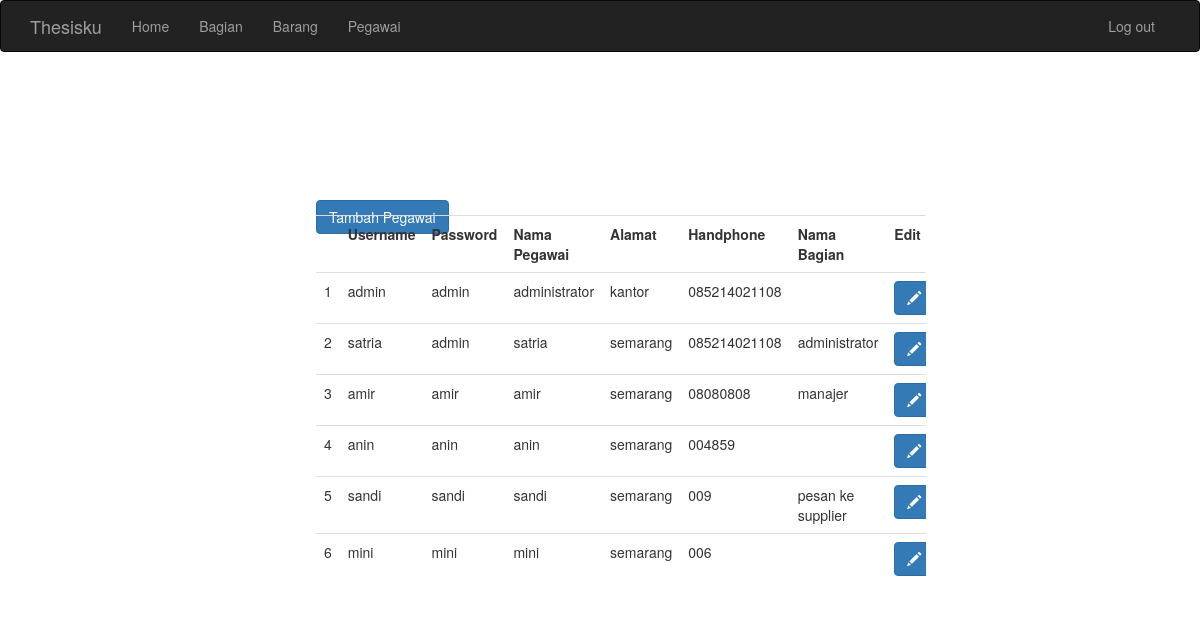
The page /index.php/admin/pegawai on the database its author committed.
### tables this page shows
CREATE TABLE `pegawai` (
  `id_pegawai` int(16) NOT NULL,
  `username` varchar(32) NOT NULL,
  `password` varchar(16) NOT NULL,
  `nama_pegawai` varchar(32) NOT NULL,
  `alamat_pegawai` varchar(64) NOT NULL,
  `hp_pegawai` varchar(16) NOT NULL,
  `id_bagian` int(8) NOT NULL
);

CREATE TABLE `bagian` (
  `id_bagian` int(8) NOT NULL,
  `nama_bagian` varchar(32) NOT NULL
);

### application/controllers/admin/Pegawai.php (called while the page is built, shortened)
<?php
class pegawai extends CI_Controller
{
    public function __construct()
    {
        $this->load->model('templates');
    }
    public function index()
    {
        $data['DaftarPegawai'] = $this->templates->join('pegawai', 'id_bagian', 'bagian', 'left')->result_array();
        $this->load->view('admin/template/header', $data);
        $this->load->view('admin/pegawai/index', $data);
        $this->load->view('admin/template/footer', $data);
    }
}

### index.php (called while the page is built, shortened)
<?php
require_once BASEPATH.'core/CodeIgniter.php';

### application/models/Templates.php (called while the page is built, shortened)
<?php
class templates extends CI_Model
{
    public function join($tabel, $using, $with, $type = null)
    {
        $this->db->select('*');
        $this->db->from($tabel);
        if ($type == null) {
            $this->db->join($with, $using);
        } else {
            $this->db->join($with, $using, $type);
        }
        $query = $this->db->get();
        return $query;
    }
}

### application/views/admin/pegawai/index.php (the view, shortened to what this page needs)
<div class="container-fluid">
	<div class="row">
		<div class="col-md-7 col-md-offset-2">
			<a href="<?=site_url('admin/pegawai/add')?>"><input type="submit" class="btn btn-md btn-primary" name="Tambah Pegawai" value="Tambah Pegawai"></a></br>
		</div>
	</div>
</div>
<br>
<div class="container-fluid">
    <div class="row">
        <div class="col-md-8 col-md-offset-2">
            <div class="table-responsive">
                <table class="table">
                    <tr>
                        <th> </th>
                        <th> Username </th>
                        <th> Password </th>
                        <th> Nama Pegawai </th>
                        <th> Alamat </th>
                        <th> Handphone </th>
                        <th> Nama Bagian </th>
                        <th> Edit </th>
                    </tr>
                    <tr>
                        <?php
                        foreach ($DaftarPegawai as $key => $data) {
                        ?>
                            <td> <?php echo $key + 1 ?> </td>
                            <td> <?php echo $data["username"] ?> </td>
                            <td> <?php echo $data["password"] ?> </td>
                            <td> <?php echo $data["nama_pegawai"] ?> </td>
                            <td> <?php echo $data["alamat_pegawai"] ?> </td>
                            <td> <?php echo $data["hp_pegawai"] ?> </td>
                            <td> <?php echo $data["nama_bagian"] ?> </td>
                            <td>
                                <a href="<?= site_url('admin/pegawai/edit') ?>?id=<?php echo $data['id_pegawai'] ?>">
                                    <button type="button" class="btn btn-primary">
                                        <span class="glyphicon glyphicon-pencil">
                                        </span>
                                    </button>
                                </a>
                            </td>
                    </tr>
                <?php
                        }
                ?>
                </table>
            </div>
        </div>
    </div>
</div>

### public/admin/css/stylesheet.css (style rules this page uses)
.col-md-8 { margin-top: 15px; }

### rows shown on the page
pegawai: username "admin", password "admin", nama_pegawai "administrator", alamat_pegawai "kantor", hp_pegawai "085214021108"
pegawai: username "satria", password "admin", nama_pegawai "satria", alamat_pegawai "semarang", hp_pegawai "085214021108", id_bagian.nama_bagian "administrator"
pegawai: username "amir", password "amir", nama_pegawai "amir", alamat_pegawai "semarang", hp_pegawai "08080808", id_bagian.nama_bagian "manajer"
pegawai: username "anin", password "anin", nama_pegawai "anin", alamat_pegawai "semarang", hp_pegawai "004859"
pegawai: username "sandi", password "sandi", nama_pegawai "sandi", alamat_pegawai "semarang", hp_pegawai "009", id_bagian.nama_bagian "pesan ke supplier"
pegawai: username "mini", password "mini", nama_pegawai "mini", alamat_pegawai "semarang", hp_pegawai "006"
